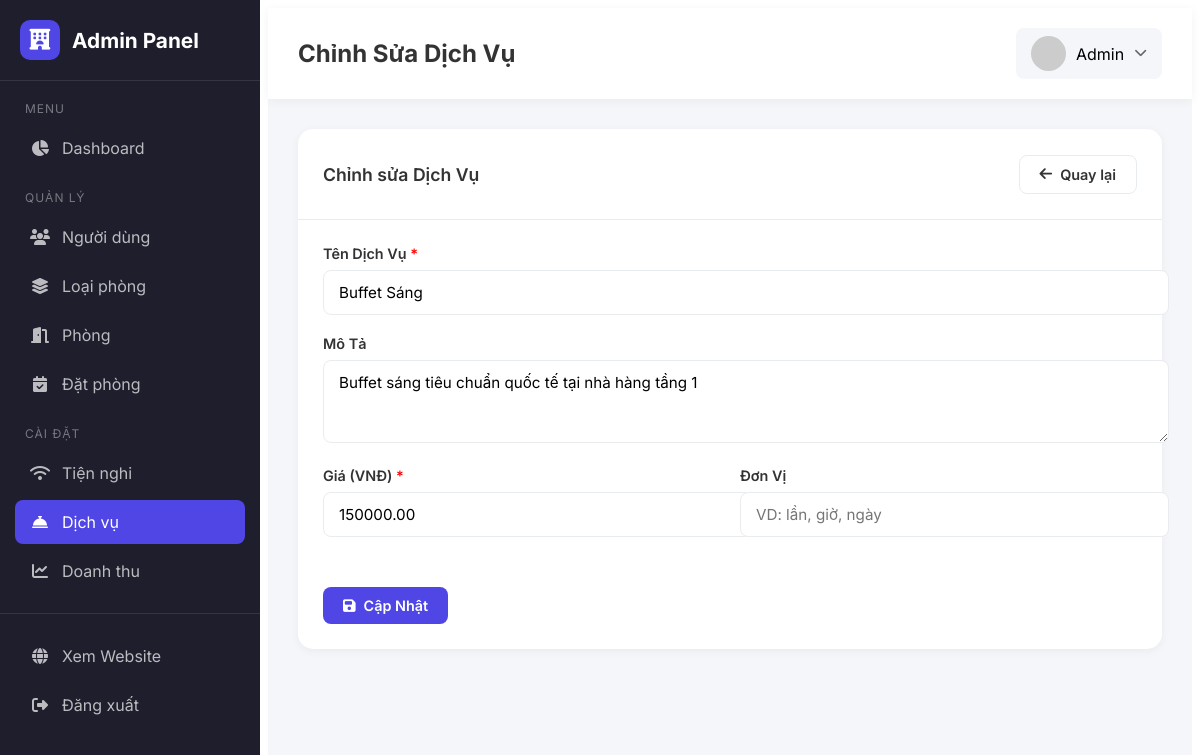
Page /public/admin/services/1/edit (signed in) on the committed database.
### tables this page shows
CREATE TABLE `services` (
  `id` int(11) NOT NULL,
  `name` varchar(100) DEFAULT NULL,
  `price` decimal(12,2) DEFAULT NULL,
  `description` text DEFAULT NULL,
  `type` enum('addon','standalone') DEFAULT NULL,
  `is_active` tinyint(1) DEFAULT 1
);

### App/Controllers/Admin/ServiceController.php (called while the page is built, shortened)
<?php
class ServiceController extends Controller
{
    private Service $serviceModel;
    public function __construct()
    {
        $this->serviceModel = new Service();
    }
    public function edit(int $id): void
    {
        $service = $this->serviceModel->findById($id);
        $this->render('Admin/services/form', [
            'title' => 'Sửa dịch vụ - Admin',
            'pageTitle' => 'Chỉnh Sửa Dịch Vụ',
            'currentPage' => 'services',
            'service' => $service,
        ]);
    }
}

### Public/index.php (called while the page is built, shortened)
<?php
require __DIR__ . '/bootstrap.php';
Router::dispatch();

### Public/bootstrap.php (called while the page is built, shortened)
<?php
spl_autoload_register(function (string $class): void {
    $prefix = 'App\\';
    $baseDir = BASE_PATH . DIRECTORY_SEPARATOR . 'App' . DIRECTORY_SEPARATOR;
    $len = strlen($prefix);
    $relativeClass = substr($class, $len);
    $file = $baseDir . str_replace('\\', DIRECTORY_SEPARATOR, $relativeClass) . '.php';
});
require BASE_PATH . DIRECTORY_SEPARATOR . 'App' . DIRECTORY_SEPARATOR . 'Core' . DIRECTORY_SEPARATOR . 'Help.php';

### App/Core/Database.php (called while the page is built, shortened)
<?php
class Database
{
    private static ?Database $instance = null;
    private ?PDO $pdo = null;
    private array $config;
    private function __construct()
    {
        $configPath = dirname(__DIR__, 2) . DIRECTORY_SEPARATOR . 'Config' . DIRECTORY_SEPARATOR . 'database.php';
        $this->config = require $configPath;
    }
    public static function getInstance(): self
    {
        if (self::$instance === null) {
            self::$instance = new self();
        }
        return self::$instance;
    }
    private function connect(): void
    {
        $dsn = sprintf(
            'mysql:host=%s;port=%d;dbname=%s;charset=%s',
            $this->config['host'],
            $this->config['port'] ?? 3306,
            $this->config['dbname'],
            $this->config['charset'] ?? 'utf8mb4'
        );
        try {
            $this->pdo = new PDO(
                $dsn,
                $this->config['username'],
                $this->config['password'],
                $this->config['options'] ?? []
            );
        } catch (PDOException $e) {
            throw new PDOException(
                'Kết nối database thất bại: ' . $e->getMessage(),
                (int) $e->getCode()
            );
        }
    }
    public function getConnection(): PDO
    {
        return $this->pdo;
    }
}

### Config/database.php (called while the page is built)
<?php
return [
    'host'     => 'localhost',
    'port'     => 3306,
    'dbname'   => 'booking_hotel',
    'username' => 'root',
    'password' => '',
    'charset'  => 'utf8mb4',
    'options'  => [
        PDO::ATTR_ERRMODE            => PDO::ERRMODE_EXCEPTION,
        PDO::ATTR_DEFAULT_FETCH_MODE => PDO::FETCH_ASSOC,
        PDO::ATTR_EMULATE_PREPARES   => false,
    ],
];

### App/Core/Model.php (called while the page is built, shortened)
<?php
abstract class Model
{
    protected PDO $pdo;
    protected string $table = '';
    protected string $primaryKey = 'id';
    public function __construct()
    {
        $this->pdo = Database::getInstance()->getConnection();
    }
    public function findById($id): ?array
    {
        $sql = "SELECT * FROM `{$this->table}` WHERE `{$this->primaryKey}` = ? LIMIT 1";
        $stmt = $this->pdo->prepare($sql);
        $stmt->execute([$id]);
        $row = $stmt->fetch(PDO::FETCH_ASSOC);
        return $row ?: null;
    }
}

### App/Core/Help.php (called while the page is built, shortened)
<?php
function url(string $path = ''): string
{
    $baseUrl = defined('APP_URL') ? rtrim(APP_URL, '/') : '/doan/public';
    return $baseUrl . '/' . ltrim($path, '/');
}

### App/Views/Admin/services/form.php (the view)
<div class="admin-card">
    <div class="admin-card-header">
        <h2 class="admin-card-title">
            <?= $service ? 'Chỉnh sửa' : 'Thêm mới' ?> Dịch Vụ
        </h2>
        <a href="<?= \App\Core\url('/admin/services') ?>" class="admin-btn admin-btn-outline">
            <i class="fa-solid fa-arrow-left"></i> Quay lại
        </a>
    </div>
    <div class="admin-card-body">
        <form action="<?= \App\Core\url($service ? '/admin/services/' . $service['id'] . '/update' : '/admin/services/store') ?>"
            method="POST">
            <div class="admin-form-group">
                <label>Tên Dịch Vụ <span style="color: red;">*</span></label>
                <input type="text" name="name" class="admin-form-control"
                    value="<?= htmlspecialchars($service['name'] ?? '') ?>" required>
            </div>
            <div class="admin-form-group">
                <label>Mô Tả</label>
                <textarea name="description" class="admin-form-control"
                    rows="3"><?= htmlspecialchars($service['description'] ?? '') ?></textarea>
            </div>
            <div class="admin-form-row">
                <div class="admin-form-group">
                    <label>Giá (VNĐ) <span style="color: red;">*</span></label>
                    <input type="number" name="price" class="admin-form-control" value="<?= $service['price'] ?? '' ?>"
                        min="0" required>
                </div>
                <div class="admin-form-group">
                    <label>Đơn Vị</label>
                    <input type="text" name="unit" class="admin-form-control"
                        value="<?= htmlspecialchars($service['unit'] ?? '') ?>" placeholder="VD: lần, giờ, ngày">
                </div>
            </div>
            <div style="margin-top: 30px;">
                <button type="submit" class="admin-btn admin-btn-primary">
                    <i class="fa-solid fa-save"></i>
                    <?= $service ? 'Cập Nhật' : 'Thêm Mới' ?>
                </button>
            </div>
        </form>
    </div>
</div>

### App/Core/Router.php (shortened to what this page needs)
<?php
class Router
{
    private static array $routes = [];
    private static ?string $basePath = null;
    private static function addRoute(string $method, string $path, string $controller, string $action, $middlewares = []): void
    {
        $middlewares = is_array($middlewares) ? $middlewares : [$middlewares];
        self::$routes[] = [
            'method' => strtoupper($method),
            'path' => self::normalizePath($path),
            'controller' => $controller,
            'action' => $action,
            'middlewares' => array_filter($middlewares),
        ];
    }
    private static function normalizePath(string $path): string
    {
        $path = trim($path, '/');
        return $path === '' ? '/' : '/' . $path;
    }
    public static function dispatch(): void
    {
        $method = $_SERVER['REQUEST_METHOD'] ?? 'GET';
        $uri = self::getCurrentUri();
        foreach (self::$routes as $route) {
            if ($route['method'] !== $method) {
                continue;
            }
            $params = [];
            if (self::matchRoute($route['path'], $uri, $params)) {
                $controllerClass = $route['controller'];
                $action = $route['action'];
                $middlewares = $route['middlewares'] ?? [];
                $runController = function () use ($controllerClass, $action, $params) {
                    if (!class_exists($controllerClass)) {
                        self::handleError(404, "Controller not found: {$controllerClass}");
                        return;
                    }
                    $controller = new $controllerClass();
                    if (!method_exists($controller, $action)) {
                        self::handleError(404, "Method not found: {$controllerClass}::{$action}()");
                        return;
                    }
                    call_user_func_array([$controller, $action], $params);
                };
                $next = $runController;
                foreach (array_reverse($middlewares) as $middlewareClass) {
                    $current = $next;
                    $next = function () use ($middlewareClass, $current) {
                        $m = new $middlewareClass();
                        $m->handle($current);
                    };
                }
                $next();
                return;
            }
        }
    }
    private static function matchRoute(string $pattern, string $uri, array &$params = []): bool
    {
        $params = [];
        $patternParts = explode('/', trim($pattern, '/'));
        $uriParts = explode('/', trim($uri, '/'));
        if (count($patternParts) !== count($uriParts)) {
            return false;
        }
        foreach ($patternParts as $index => $part) {
            if (preg_match('/^{(\w+)}$/', $part, $matches)) {
                $params[] = $uriParts[$index] ?? null;
            } elseif ($part !== ($uriParts[$index] ?? '')) {
                return false;
            }
        }
        return true;
    }
    private static function getCurrentUri(): string
    {
        $uri = $_SERVER['REQUEST_URI'] ?? '/';
        $uri = parse_url($uri, PHP_URL_PATH);
        $basePath = self::getBasePath();
        if ($basePath && strpos($uri, $basePath) === 0) {
            $uri = substr($uri, strlen($basePath));
        }
        return self::normalizePath($uri);
    }
    private static function getBasePath(): string
    {
        if (self::$basePath !== null) {
            return self::$basePath;
        }
        $scriptName = $_SERVER['SCRIPT_NAME'] ?? '';
        $scriptDir = dirname($scriptName);
        self::$basePath = $scriptDir === '/' ? '' : $scriptDir;
        return self::$basePath;
    }
    public static function setBasePath(string $path): void
    {
        self::$basePath = rtrim($path, '/');
    }
}

### Public/assets/css/admin.css (style rules this page uses)
:root { --admin-primary: #4f46e5; --admin-primary-dark: #4338ca; --admin-sidebar-bg: #1e1e2d; --admin-sidebar-hover: #2a2a3d; --admin-header-bg: #fff; --admin-body-bg: #f4f6f9; --admin-card-bg: #fff; --admin-text: #333; --admin-text-light: #6c757d; --admin-border: #e9ecef; --admin-success: #10b981; --admin-warning: #f59e0b; --admin-danger: #ef4444; --admin-info: #3b82f6; --admin-font: 'Inter', -apple-system, BlinkMacSystemFont, 'Segoe UI', Roboto, sans-serif; }
.admin-wrapper *:not(i):not([class*="fa-"]) { font-family: inherit; }
.admin-card { background: var(--admin-card-bg); border-radius: 15px; box-shadow: 0 2px 10px rgba(0, 0, 0, 0.05); margin-bottom: 25px; }
.admin-card-header { padding: 20px 25px; border-bottom: 1px solid var(--admin-border); display: flex; align-items: center; justify-content: space-between; }
.admin-card-title { font-size: 1.1rem; font-weight: 600; color: var(--admin-text); }
.admin-card-body { padding: 25px; }
.admin-btn { display: inline-flex; align-items: center; gap: 8px; padding: 10px 20px; border-radius: 8px; font-weight: 600; font-size: 0.9rem; cursor: pointer; border: none; transition: all 0.2s ease; text-decoration: none; }
.admin-btn-primary { background: var(--admin-primary); color: #fff; }
.admin-btn-outline { background: transparent; border: 1px solid var(--admin-border); color: var(--admin-text); }
.admin-form-group { margin-bottom: 20px; }
.admin-form-group label { display: block; margin-bottom: 8px; font-weight: 600; color: var(--admin-text); font-size: 0.9rem; }
.admin-form-control { width: 100%; padding: 12px 15px; border: 1px solid var(--admin-border); border-radius: 8px; font-size: 0.95rem; transition: all 0.2s ease; font-family: inherit; }
.admin-form-row { display: grid; grid-template-columns: repeat(2, 1fr); gap: 20px; }

### rows in the picture
services: name "Buffet Sáng", description "Buffet sáng tiêu chuẩn quốc tế tại nhà hàng tầng 1", price "150000.00"
